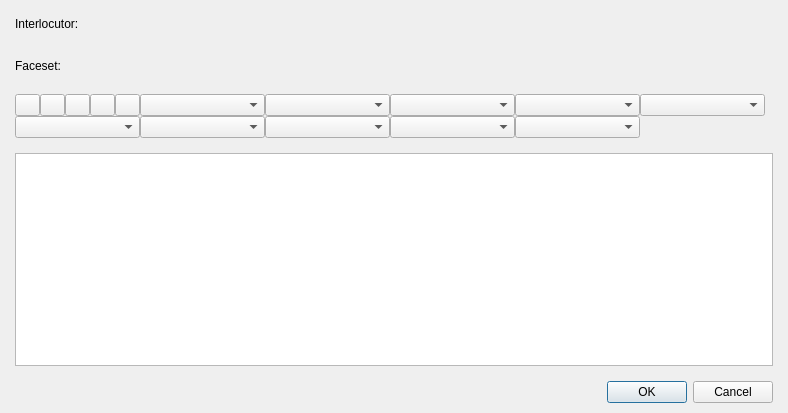
<?xml version="1.0" encoding="UTF-8"?>
<ui version="4.0">
 <class>DialogCommandShowText</class>
 <widget class="QDialog" name="DialogCommandShowText">
  <property name="geometry">
   <rect>
    <x>0</x>
    <y>0</y>
    <width>788</width>
    <height>413</height>
   </rect>
  </property>
  <property name="windowTitle">
   <string>Show text...</string>
  </property>
  <layout class="QGridLayout" name="gridLayout_2">
   <property name="leftMargin">
    <number>15</number>
   </property>
   <property name="topMargin">
    <number>10</number>
   </property>
   <property name="rightMargin">
    <number>15</number>
   </property>
   <property name="bottomMargin">
    <number>10</number>
   </property>
   <item row="0" column="0">
    <layout class="QVBoxLayout" name="verticalLayout_3" stretch="1,0">
     <property name="spacing">
      <number>15</number>
     </property>
     <item>
      <layout class="QVBoxLayout" name="verticalLayout_2" stretch="0,0,1">
       <item>
        <layout class="QHBoxLayout" name="horizontalLayout_3" stretch="0,0">
         <item>
          <layout class="QGridLayout" name="gridLayout">
           <item row="0" column="0">
            <widget class="QLabel" name="labelInterlocutor">
             <property name="text">
              <string>Interlocutor:</string>
             </property>
            </widget>
           </item>
           <item row="0" column="1">
            <widget class="PanelPrimitiveValue" name="panelPrimitiveInterlocutor" native="true">
             <property name="minimumSize">
              <size>
               <width>250</width>
               <height>27</height>
              </size>
             </property>
             <property name="maximumSize">
              <size>
               <width>250</width>
               <height>27</height>
              </size>
             </property>
            </widget>
           </item>
           <item row="1" column="0">
            <widget class="QLabel" name="labelFaceset">
             <property name="text">
              <string>Faceset:</string>
             </property>
            </widget>
           </item>
           <item row="1" column="1">
            <widget class="WidgetPicture" name="widgetPictureFaceset" native="true">
             <property name="minimumSize">
              <size>
               <width>250</width>
               <height>27</height>
              </size>
             </property>
             <property name="maximumSize">
              <size>
               <width>250</width>
               <height>27</height>
              </size>
             </property>
            </widget>
           </item>
           <item row="2" column="0" colspan="2">
            <spacer name="verticalSpacer">
             <property name="orientation">
              <enum>Qt::Vertical</enum>
             </property>
             <property name="sizeHint" stdset="0">
              <size>
               <width>378</width>
               <height>0</height>
              </size>
             </property>
            </spacer>
           </item>
          </layout>
         </item>
         <item>
          <spacer name="horizontalSpacer_4">
           <property name="orientation">
            <enum>Qt::Horizontal</enum>
           </property>
           <property name="sizeHint" stdset="0">
            <size>
             <width>40</width>
             <height>20</height>
            </size>
           </property>
          </spacer>
         </item>
        </layout>
       </item>
       <item>
        <layout class="QVBoxLayout" name="verticalLayout">
         <property name="spacing">
          <number>0</number>
         </property>
         <item>
          <layout class="QHBoxLayout" name="horizontalLayout" stretch="0,0,0,0,0,1,1,1,1,1">
           <property name="spacing">
            <number>0</number>
           </property>
           <item>
            <widget class="QPushButton" name="pushButtonBold">
             <property name="maximumSize">
              <size>
               <width>25</width>
               <height>25</height>
              </size>
             </property>
             <property name="text">
              <string/>
             </property>
             <property name="icon">
              <iconset resource="../../ressources.qrc">
               <normaloff>:/icons/Ressources/bold.png</normaloff>:/icons/Ressources/bold.png</iconset>
             </property>
             <property name="flat">
              <bool>false</bool>
             </property>
            </widget>
           </item>
           <item>
            <widget class="QPushButton" name="pushButtonItalic">
             <property name="maximumSize">
              <size>
               <width>25</width>
               <height>25</height>
              </size>
             </property>
             <property name="text">
              <string/>
             </property>
             <property name="icon">
              <iconset resource="../../ressources.qrc">
               <normaloff>:/icons/Ressources/italic.png</normaloff>:/icons/Ressources/italic.png</iconset>
             </property>
             <property name="flat">
              <bool>false</bool>
             </property>
            </widget>
           </item>
           <item>
            <widget class="QPushButton" name="pushButtonLeft">
             <property name="maximumSize">
              <size>
               <width>25</width>
               <height>25</height>
              </size>
             </property>
             <property name="text">
              <string/>
             </property>
             <property name="icon">
              <iconset resource="../../ressources.qrc">
               <normaloff>:/icons/Ressources/text-left.png</normaloff>:/icons/Ressources/text-left.png</iconset>
             </property>
            </widget>
           </item>
           <item>
            <widget class="QPushButton" name="pushButtonCenter">
             <property name="maximumSize">
              <size>
               <width>25</width>
               <height>25</height>
              </size>
             </property>
             <property name="text">
              <string/>
             </property>
             <property name="icon">
              <iconset resource="../../ressources.qrc">
               <normaloff>:/icons/Ressources/text-center.png</normaloff>:/icons/Ressources/text-center.png</iconset>
             </property>
            </widget>
           </item>
           <item>
            <widget class="QPushButton" name="pushButtonRight">
             <property name="maximumSize">
              <size>
               <width>25</width>
               <height>25</height>
              </size>
             </property>
             <property name="text">
              <string/>
             </property>
             <property name="icon">
              <iconset resource="../../ressources.qrc">
               <normaloff>:/icons/Ressources/text-right.png</normaloff>:/icons/Ressources/text-right.png</iconset>
             </property>
            </widget>
           </item>
           <item>
            <widget class="QComboBox" name="comboBoxFontSize">
             <property name="maximumSize">
              <size>
               <width>125</width>
               <height>16777215</height>
              </size>
             </property>
            </widget>
           </item>
           <item>
            <widget class="QComboBox" name="comboBoxFontName">
             <property name="maximumSize">
              <size>
               <width>125</width>
               <height>16777215</height>
              </size>
             </property>
            </widget>
           </item>
           <item>
            <widget class="QComboBox" name="comboBoxTextColor">
             <property name="maximumSize">
              <size>
               <width>125</width>
               <height>16777215</height>
              </size>
             </property>
            </widget>
           </item>
           <item>
            <widget class="QComboBox" name="comboBoxBackColor">
             <property name="maximumSize">
              <size>
               <width>125</width>
               <height>16777215</height>
              </size>
             </property>
            </widget>
           </item>
           <item>
            <widget class="QComboBox" name="comboBoxStrokeColor">
             <property name="maximumSize">
              <size>
               <width>125</width>
               <height>16777215</height>
              </size>
             </property>
            </widget>
           </item>
          </layout>
         </item>
         <item>
          <layout class="QHBoxLayout" name="horizontalLayout_2" stretch="0,0,0,0,0,0">
           <property name="spacing">
            <number>0</number>
           </property>
           <item>
            <widget class="QComboBox" name="comboBoxVariable">
             <property name="minimumSize">
              <size>
               <width>125</width>
               <height>0</height>
              </size>
             </property>
             <property name="maximumSize">
              <size>
               <width>125</width>
               <height>16777215</height>
              </size>
             </property>
            </widget>
           </item>
           <item>
            <widget class="QComboBox" name="comboBoxParameters">
             <property name="minimumSize">
              <size>
               <width>125</width>
               <height>0</height>
              </size>
             </property>
             <property name="maximumSize">
              <size>
               <width>125</width>
               <height>16777215</height>
              </size>
             </property>
            </widget>
           </item>
           <item>
            <widget class="QComboBox" name="comboBoxProperties">
             <property name="minimumSize">
              <size>
               <width>125</width>
               <height>0</height>
              </size>
             </property>
             <property name="maximumSize">
              <size>
               <width>125</width>
               <height>16777215</height>
              </size>
             </property>
            </widget>
           </item>
           <item>
            <widget class="QComboBox" name="comboBoxHeroName">
             <property name="minimumSize">
              <size>
               <width>125</width>
               <height>0</height>
              </size>
             </property>
             <property name="maximumSize">
              <size>
               <width>125</width>
               <height>16777215</height>
              </size>
             </property>
            </widget>
           </item>
           <item>
            <widget class="QComboBox" name="comboBoxIcon">
             <property name="minimumSize">
              <size>
               <width>125</width>
               <height>0</height>
              </size>
             </property>
             <property name="maximumSize">
              <size>
               <width>125</width>
               <height>16777215</height>
              </size>
             </property>
            </widget>
           </item>
           <item>
            <spacer name="horizontalSpacer">
             <property name="orientation">
              <enum>Qt::Horizontal</enum>
             </property>
             <property name="sizeHint" stdset="0">
              <size>
               <width>248</width>
               <height>20</height>
              </size>
             </property>
            </spacer>
           </item>
          </layout>
         </item>
        </layout>
       </item>
       <item>
        <widget class="QPlainTextEdit" name="plainTextMessage"/>
       </item>
      </layout>
     </item>
     <item>
      <widget class="QDialogButtonBox" name="buttonBox">
       <property name="orientation">
        <enum>Qt::Horizontal</enum>
       </property>
       <property name="standardButtons">
        <set>QDialogButtonBox::Cancel|QDialogButtonBox::Ok</set>
       </property>
      </widget>
     </item>
    </layout>
   </item>
  </layout>
 </widget>
 <customwidgets>
  <customwidget>
   <class>PanelPrimitiveValue</class>
   <extends>QWidget</extends>
   <header>panelprimitivevalue.h</header>
   <container>1</container>
  </customwidget>
  <customwidget>
   <class>WidgetPicture</class>
   <extends>QWidget</extends>
   <header>widgetpicture.h</header>
   <container>1</container>
  </customwidget>
 </customwidgets>
 <resources>
  <include location="../../ressources.qrc"/>
 </resources>
 <connections>
  <connection>
   <sender>buttonBox</sender>
   <signal>accepted()</signal>
   <receiver>DialogCommandShowText</receiver>
   <slot>accept()</slot>
   <hints>
    <hint type="sourcelabel">
     <x>248</x>
     <y>254</y>
    </hint>
    <hint type="destinationlabel">
     <x>157</x>
     <y>274</y>
    </hint>
   </hints>
  </connection>
  <connection>
   <sender>buttonBox</sender>
   <signal>rejected()</signal>
   <receiver>DialogCommandShowText</receiver>
   <slot>reject()</slot>
   <hints>
    <hint type="sourcelabel">
     <x>316</x>
     <y>260</y>
    </hint>
    <hint type="destinationlabel">
     <x>286</x>
     <y>274</y>
    </hint>
   </hints>
  </connection>
 </connections>
</ui>
